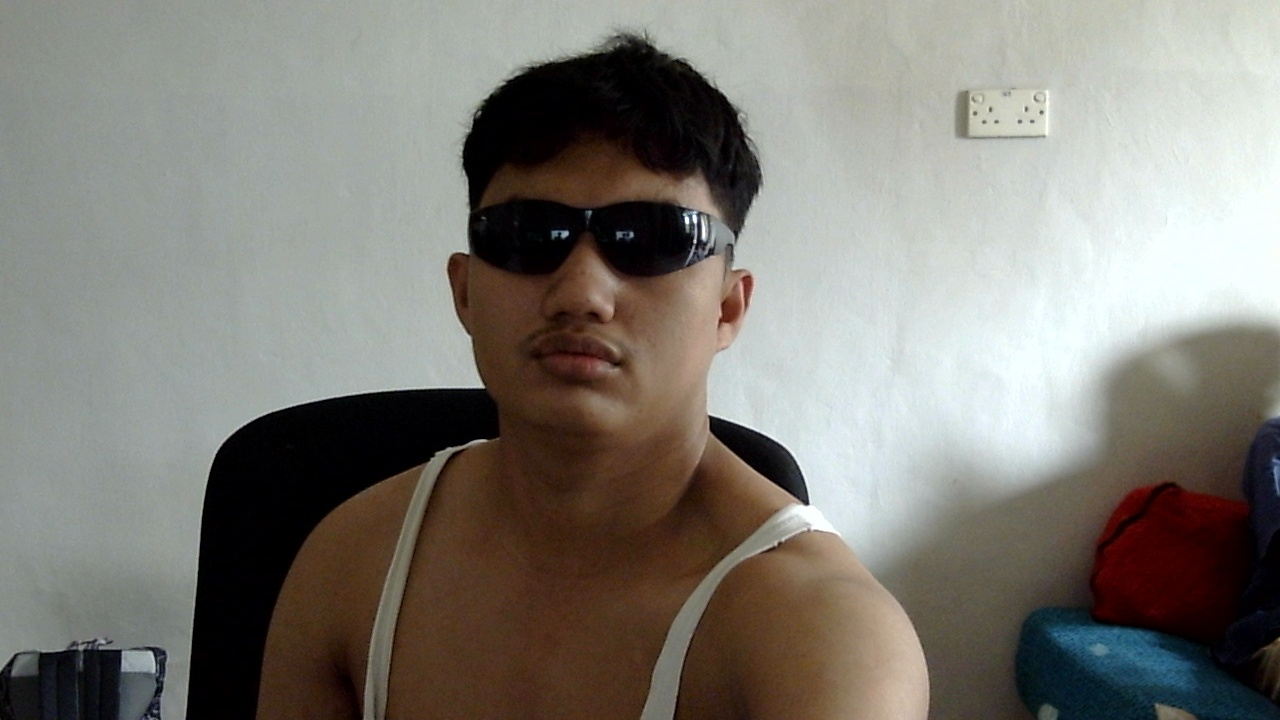
#> input picture data_projek/dataset_sendiri/images/test/kacamata_saja_20261025_104852_024_0045.jpg, 1280 x 720 px
$ python label_tool.py --dir ../data_projek/dataset_sendiri/images/test
#> lines starting #> are read from the running program, lines starting #| are printed output that depends on the picture
#!/usr/bin/env python3
"""Alat label kotak sederhana (format YOLO), jalan di Pi (lewat VNC) atau PC. Hanya butuh OpenCV.

    python label_tool.py --dir dataset_raw --names mask glasses gloves

Mouse:  tarik dengan tombol KIRI = gambar kotak (kelas aktif)   |  klik KANAN = hapus kotak di titik itu
Tombol: 1 / 2 / 3 = pilih kelas (mask / glasses / gloves)       |  SPASI atau n = simpan & foto berikutnya
        p = foto sebelumnya   u = batalkan kotak terakhir   c = hapus semua kotak foto ini   q = simpan & keluar

        r = salin kotak dari foto sebelumnya (berguna kalau posisinya mirip, lalu geser/ganti seperlunya)
        x = lanjut walau kotak belum lengkap

Alat membaca nama file (mis. kacamata_hitam_masker_...) dan tahu APD apa yang HARUS ada. SPASI ditolak kalau
kotaknya belum ada, supaya tidak ada foto yang tak sengaja lolos tanpa label.
Foto TANPA APD (nama berisi "tanpa"): langsung tekan SPASI tanpa menggambar; tersimpan sebagai contoh negatif.
Foto yang sudah dilabeli dibuka lagi dengan kotaknya, jadi boleh dilanjutkan di lain waktu.
"""
import argparse
import os

IMG_EXT = (".jpg", ".jpeg", ".png")
COLORS = [(255, 160, 0), (255, 0, 200), (0, 200, 255), (0, 220, 0), (0, 0, 255)]   # BGR


def boxes_to_yolo(boxes, w, h):
    """boxes: [(cls, x1, y1, x2, y2)] dalam piksel -> teks label YOLO ternormalisasi."""
    lines = []
    for cls, x1, y1, x2, y2 in boxes:
        x1, x2 = sorted((max(0, min(w, x1)), max(0, min(w, x2))))
        y1, y2 = sorted((max(0, min(h, y1)), max(0, min(h, y2))))
        if x2 - x1 < 4 or y2 - y1 < 4:
            continue
        lines.append(f"{cls} {(x1 + x2) / 2 / w:.6f} {(y1 + y2) / 2 / h:.6f} {(x2 - x1) / w:.6f} {(y2 - y1) / h:.6f}")
    return "".join(line + "\n" for line in lines)


def yolo_to_boxes(text, w, h):
    boxes = []
    for line in text.splitlines():
        f = line.split()
        if len(f) != 5:
            continue
        c, xc, yc, bw, bh = int(f[0]), *(float(v) for v in f[1:])
        boxes.append((c, (xc - bw / 2) * w, (yc - bh / 2) * h, (xc + bw / 2) * w, (yc + bh / 2) * h))
    return boxes


def expected_classes(filename, names):
    """APD yang seharusnya ada di foto, dari nama file: masker->mask, kacamata->glasses, sarung->gloves."""
    low = filename.lower()
    rules = {"mask": ("masker", "mask"), "glasses": ("kacamata", "glasses"), "gloves": ("sarung", "glove")}
    return {names.index(k) for k, words in rules.items() if k in names and any(w in low for w in words)}


def main():
    import cv2

    p = argparse.ArgumentParser(description="Alat label kotak YOLO")
    p.add_argument("--dir", required=True, help="folder foto (file .txt label disimpan di folder yang sama)")
    p.add_argument("--names", nargs="+", default=["mask", "glasses", "gloves"])
    p.add_argument("--max-size", type=int, default=900, help="sisi terpanjang tampilan (piksel)")
    p.add_argument("--only-new", action="store_true", help="lewati foto yang sudah punya file label")
    p.add_argument("--match", default="", help="hanya foto yang namanya mengandung teks ini, mis. --match kacamata_hitam_masker")
    p.add_argument("--todo", action="store_true",
                   help="hanya foto yang seharusnya punya APD (dari nama file) tapi label-nya belum ada atau kosong")
    args = p.parse_args()

    files = sorted(f for f in os.listdir(args.dir) if f.lower().endswith(IMG_EXT))
    if args.match:
        files = [f for f in files if args.match in f]
    if args.only_new:
        files = [f for f in files if not os.path.exists(os.path.join(args.dir, os.path.splitext(f)[0] + ".txt"))]
    if args.todo:
        def needs(f):
            t = os.path.join(args.dir, os.path.splitext(f)[0] + ".txt")
            empty = (not os.path.exists(t)) or os.path.getsize(t) == 0
            return bool(expected_classes(f, args.names)) and empty
        files = [f for f in files if needs(f)]
    if not files:
        raise SystemExit("Tidak ada foto untuk dilabeli.")

    state = {"cls": 0, "boxes": [], "drag": None, "mouse": (0, 0), "scale": 1.0, "prev": [], "msg": ""}

    def on_mouse(event, x, y, flags, _):
        s = state["scale"]
        state["mouse"] = (x, y)
        if event == cv2.EVENT_LBUTTONDOWN:
            state["drag"] = (x, y)
        elif event == cv2.EVENT_LBUTTONUP and state["drag"]:
            x0, y0 = state["drag"]
            state["drag"] = None
            if abs(x - x0) > 3 and abs(y - y0) > 3:
                state["boxes"].append((state["cls"], x0 / s, y0 / s, x / s, y / s))
        elif event == cv2.EVENT_RBUTTONDOWN:
            for i in range(len(state["boxes"]) - 1, -1, -1):
                _, x1, y1, x2, y2 = state["boxes"][i]
                if min(x1, x2) * s <= x <= max(x1, x2) * s and min(y1, y2) * s <= y <= max(y1, y2) * s:
                    del state["boxes"][i]
                    break

    win = "Label APD"
    cv2.namedWindow(win)
    cv2.setMouseCallback(win, on_mouse)
    idx = 0
    while 0 <= idx < len(files):
        path = os.path.join(args.dir, files[idx])
        txt = os.path.splitext(path)[0] + ".txt"
        img = cv2.imread(path)
#> img is the input picture: shape (720, 1280, 3); mean B, G, R 117.7, 124.6, 127.7
        if img is None:
            idx += 1
            continue
        h, w = img.shape[:2]
#> h = 720; w = 1280
        state["scale"] = min(1.0, args.max_size / max(h, w))
        state["boxes"] = yolo_to_boxes(open(txt).read(), w, h) if os.path.exists(txt) else []
        state["msg"] = ""
        expected = expected_classes(files[idx], args.names)
        base = cv2.resize(img, (int(w * state["scale"]), int(h * state["scale"])))
        action = None
        while action is None:
            view = base.copy()
            s = state["scale"]
#> s = 0.703
            for cls, x1, y1, x2, y2 in state["boxes"]:
                col = COLORS[cls % len(COLORS)]
                cv2.rectangle(view, (int(x1 * s), int(y1 * s)), (int(x2 * s), int(y2 * s)), col, 2)
                cv2.putText(view, args.names[cls], (int(min(x1, x2) * s), int(min(y1, y2) * s) - 4),
                            cv2.FONT_HERSHEY_SIMPLEX, 0.55, col, 2)
            if state["drag"]:
                cv2.rectangle(view, state["drag"], state["mouse"], COLORS[state["cls"] % len(COLORS)], 1)
            bar = (f"{idx + 1}/{len(files)}  {files[idx]}  | kelas aktif: {state['cls'] + 1}={args.names[state['cls']]}"
                   f"  | kotak: {len(state['boxes'])}  | SPASI=simpan+lanjut  p=mundur  u=undo  c=hapus  q=keluar")
            have = {b[0] for b in state["boxes"]}
            need_txt = ", ".join(args.names[c] + ("  OK" if c in have else "  BELUM") for c in sorted(expected)) or "tidak ada (foto tanpa APD)"
            cv2.rectangle(view, (0, 0), (view.shape[1], 44), (30, 30, 30), -1)
            cv2.putText(view, bar, (6, 17), cv2.FONT_HERSHEY_SIMPLEX, 0.45, (255, 255, 255), 1)
            cv2.putText(view, "Harus ada: " + need_txt + "   r=salin dari foto sebelumnya   x=lanjut paksa", (6, 37),
                        cv2.FONT_HERSHEY_SIMPLEX, 0.45, (0, 255, 255), 1)
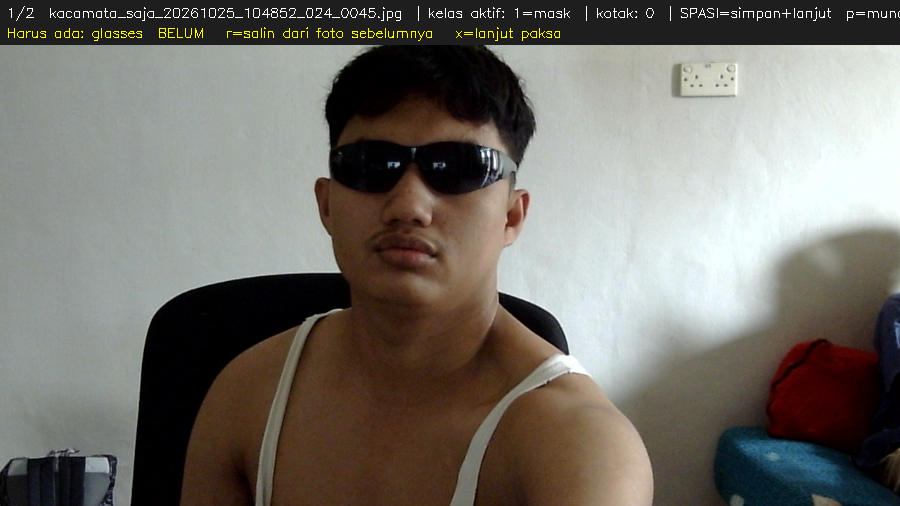
#> view: shape (506, 900, 3); mean B, G, R 106.3, 113.1, 116.5
            if state["msg"]:
                cv2.rectangle(view, (0, 44), (view.shape[1], 70), (0, 0, 160), -1)
                cv2.putText(view, state["msg"], (6, 62), cv2.FONT_HERSHEY_SIMPLEX, 0.5, (255, 255, 255), 1)
            cv2.imshow(win, view)
            k = cv2.waitKey(20) & 0xFF
#> (key x is pressed here)
            if k != 255:
                state["msg"] = ""
            if k in (ord(" "), ord("n"), ord("x")):
                missing = [args.names[c] for c in sorted(expected) if c not in {b[0] for b in state["boxes"]}]
#> missing = ['glasses']
                if missing and k != ord("x"):
                    state["msg"] = "BELUM ADA kotak: " + ", ".join(missing) + "  (gambar dulu, atau tekan x untuk lanjut tanpa itu)"
                else:
                    action = "next"
            elif k == ord("r") and state["prev"]:
                state["boxes"] = list(state["prev"])
            elif k == ord("p"):
                action = "prev"
            elif k == ord("q"):
                action = "quit"
            elif k == ord("u") and state["boxes"]:
                state["boxes"].pop()
            elif k == ord("c"):
                state["boxes"] = []
            elif ord("1") <= k < ord("1") + len(args.names):
                state["cls"] = k - ord("1")
        open(txt, "w").write(boxes_to_yolo(state["boxes"], w, h))
        if state["boxes"]:
            state["prev"] = list(state["boxes"])
        if action == "quit":
            break
        idx += 1 if action == "next" else -1 if idx > 0 else 0
    cv2.destroyAllWindows()
    done = sum(os.path.exists(os.path.join(args.dir, os.path.splitext(f)[0] + ".txt")) for f in os.listdir(args.dir) if f.lower().endswith(IMG_EXT))
    filled = sum(1 for f in os.listdir(args.dir) if f.endswith(".txt") and os.path.getsize(os.path.join(args.dir, f)) > 0)
    print(f"Selesai. {done} foto punya file label di '{args.dir}', {filled} di antaranya berisi kotak "
          f"(sisanya kosong = foto tanpa APD).")


if __name__ == "__main__":
    main()
